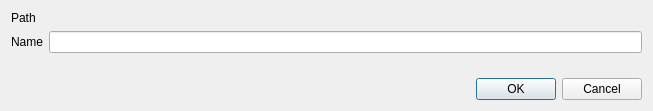
<?xml version="1.0" encoding="UTF-8"?>
<ui version="4.0">
 <class>DirectoryCopyAsDialog</class>
 <widget class="QDialog" name="DirectoryCopyAsDialog">
  <property name="geometry">
   <rect>
    <x>0</x>
    <y>0</y>
    <width>653</width>
    <height>111</height>
   </rect>
  </property>
  <property name="windowTitle">
   <string>Copy as... - ZIMA-CAD-Parts</string>
  </property>
  <layout class="QVBoxLayout" name="verticalLayout">
   <item>
    <layout class="QFormLayout" name="formLayout">
     <item row="0" column="0">
      <widget class="QLabel" name="label_2">
       <property name="text">
        <string>Path</string>
       </property>
      </widget>
     </item>
     <item row="1" column="0">
      <widget class="QLabel" name="label">
       <property name="text">
        <string>Name</string>
       </property>
      </widget>
     </item>
     <item row="1" column="1">
      <widget class="QLineEdit" name="nameLineEdit"/>
     </item>
     <item row="0" column="1">
      <widget class="QLabel" name="pathLabel">
       <property name="text">
        <string/>
       </property>
      </widget>
     </item>
    </layout>
   </item>
   <item>
    <widget class="QDialogButtonBox" name="buttonBox">
     <property name="orientation">
      <enum>Qt::Horizontal</enum>
     </property>
     <property name="standardButtons">
      <set>QDialogButtonBox::Cancel|QDialogButtonBox::Ok</set>
     </property>
    </widget>
   </item>
  </layout>
 </widget>
 <resources/>
 <connections>
  <connection>
   <sender>buttonBox</sender>
   <signal>accepted()</signal>
   <receiver>DirectoryCopyAsDialog</receiver>
   <slot>accept()</slot>
   <hints>
    <hint type="sourcelabel">
     <x>248</x>
     <y>254</y>
    </hint>
    <hint type="destinationlabel">
     <x>157</x>
     <y>274</y>
    </hint>
   </hints>
  </connection>
  <connection>
   <sender>buttonBox</sender>
   <signal>rejected()</signal>
   <receiver>DirectoryCopyAsDialog</receiver>
   <slot>reject()</slot>
   <hints>
    <hint type="sourcelabel">
     <x>316</x>
     <y>260</y>
    </hint>
    <hint type="destinationlabel">
     <x>286</x>
     <y>274</y>
    </hint>
   </hints>
  </connection>
 </connections>
</ui>
